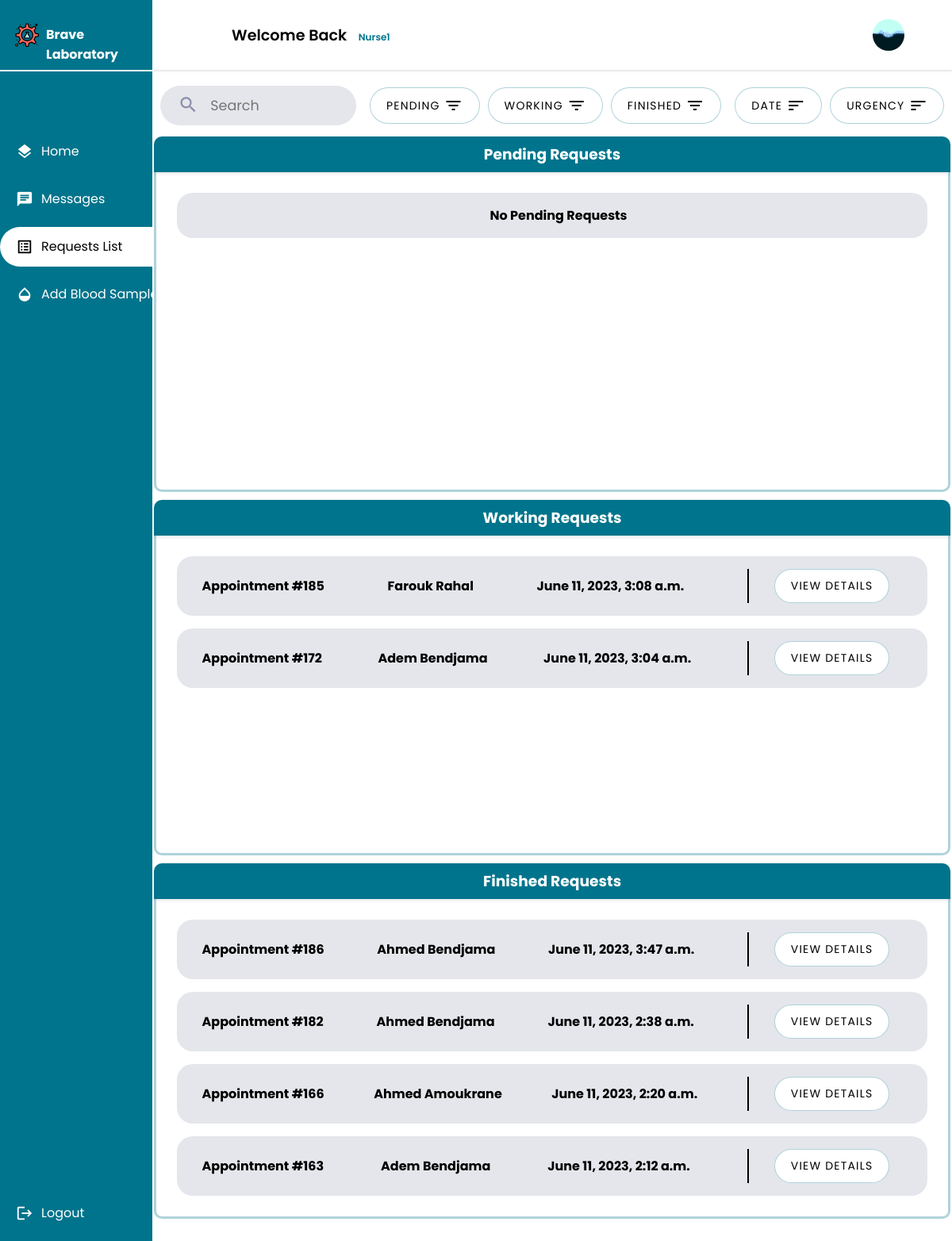
The page /nurse/requests/ (signed in) on the database its author committed.
### nurse/models.py (models this page shows, shortened)
class Nurse(models.Model):
    GENDERS =[
        ('M','Male'),
        ('F','Female')
    ]
    user = models.OneToOneField(User, primary_key = True, on_delete=models.CASCADE)
    phone_number = models.CharField(max_length=10,validators=[phone_regex])
    gender = models.CharField(max_length = 1 ,choices = GENDERS)
    address = models.CharField(max_length=50)
    profile_pic = models.ImageField(default="default.png", upload_to="profile_pics")
    date_of_birth = models.DateField(default='2003-03-08')
    class Meta():
        db_table = 'auth_nurse'

### main_home/models.py (models this page shows, shortened)
class AnalysisRequest(models.Model):
    PENDING = 'pending'
    WORKING_ON = 'working-on'
    FINISHED = 'finished'
    STATUS_CHOICES = [
        (PENDING, 'Pending'),
        (WORKING_ON, 'Working On'),
        (FINISHED, 'Finished'),
    ]
    appointment = models.OneToOneField(Appointment, on_delete=models.CASCADE)
    nurse = models.ForeignKey(Nurse, on_delete=models.CASCADE)
    tests = models.ManyToManyField(Test, blank=True)
    creation_time = models.DateTimeField(auto_now_add=True)
    start_time = models.DateTimeField(null=True, blank=True)
    finish_time = models.DateTimeField(null=True, blank=True)
    accepted = models.BooleanField(default=False)
    finished = models.BooleanField(default=False)
    status =  models.CharField(max_length=45, choices=STATUS_CHOICES, default=PENDING)
    class Meta:
        db_table = 'analysis_request'

class Appointment(models.Model):
    UPCOMING = 'Upcoming'
    TOMORROW = 'Tommorow'
    TODAY = 'Today'
    OVERDUE = 'Overdue'
    STATUS_CHOICES = [
        (UPCOMING, 'Upcoming'),
        (TOMORROW, 'Tommorow'),
        (TODAY, 'Today'),
        (OVERDUE, 'Overdue'),
    ]
    client = models.ForeignKey(Client, on_delete=models.CASCADE)
    tests_requested = models.ManyToManyField(TestOffered, blank=True)
    date = models.DateField(validators=[validate_date_not_past])
    description = models.CharField(max_length=1000,blank=True)
    document = models.ImageField(null=True,blank=True,upload_to='medical_documents')
    total_price = models.DecimalField(max_digits=10, decimal_places=2)
    payment_status = models.BooleanField(default=False)
    arrived = models.BooleanField(default=False)
    cancelled = models.BooleanField(default=False)
    performed = models.BooleanField(default=False)
    urgent = models.BooleanField(default=False)
    class Meta:
        db_table = 'appointment'

### client/models.py (models this page shows, shortened)
class Client(models.Model):
    GENDERS =[
        ('M','Male'),
        ('F','Female')
    ]
    BLOOD_TYPES = [
        ('A+', 'A+'),
        ('A-', 'A-'),
        ('B+', 'B+'),
        ('B-', 'B-'),
        ('AB+', 'AB+'),
        ('AB-', 'AB-'),
        ('O+', 'O+'),
        ('O-', 'O-')
    ]
    user = models.OneToOneField(User, primary_key = True, on_delete=models.CASCADE)
    phone_number = models.CharField(max_length=10,validators=[phone_regex])
    gender = models.CharField(max_length = 1 ,choices = GENDERS)
    address = models.CharField(max_length=50)
    policy = models.BooleanField(default = False)
    profile_pic = models.ImageField(default="default.png", upload_to="profile_pics")
    date_of_birth = models.DateField(default='2003-03-08')
    tests_made = models.PositiveIntegerField(default=0)
    blood_type = models.CharField(max_length=3, choices=BLOOD_TYPES,null=True,blank=True)
    class Meta():
        db_table = 'auth_client'

### nurse/views.py (the view, shortened to what this page needs)
# urls.py: path("requests/",views.request_list,name="auditor_request_list"),
@login_required
@permission_required('nurse.view_nurse', raise_exception=True)
def request_list(request):
    nurse = request.user.nurse
    analysis_requests = AnalysisRequest.objects.select_related('appointment__client').all().filter(nurse=nurse).all().order_by("-creation_time")
    if not (request.GET.get('urgency_sort')) and not (request.GET.get('date_sort')) :
        sort_date = 'True'
        sort_urgency = 'True'
    pending_requests = analysis_requests.filter(status=AnalysisRequest.PENDING)
    working_on_requests = analysis_requests.filter(status=AnalysisRequest.WORKING_ON)
    finished_requests = analysis_requests.filter(status=AnalysisRequest.FINISHED)
    state = request.GET.get('state')
    if state != "all" :
        if state == "pending" :
            context = {
                'pending_requests': pending_requests,
                'sort_urgency':sort_urgency,
                'sort_date':sort_date,
                'state':state,
            }
            return render(request,'nurse/request/request_list.html',context)
        if state == "working" :
            context = {
                'working_on_requests': working_on_requests,
                'sort_urgency':sort_urgency,
                'sort_date':sort_date,
                'state':state,
            }
            return render(request,'nurse/request/request_list.html',context)
        if state == "finished" :
            context = {
                'finished_requests': finished_requests,
                'sort_urgency':sort_urgency,
                'sort_date':sort_date,
                'state':state,
            }
            return render(request,'nurse/request/request_list.html',context)
    state = 'all'
    context = {
        'pending_requests': pending_requests,
        'working_on_requests': working_on_requests,
        'finished_requests': finished_requests,
        'sort_urgency':sort_urgency,
        'sort_date':sort_date,
        'state':state
    }
    return render(request,'nurse/request/request_list.html', context)

### nurse/templates/nurse/request/request_list.html (shortened to what this page needs)
{% extends 'nurse/nurse.html' %}
{% load static %}
{% block css_2 %}
<link rel="stylesheet" href="{% static 'css/list.css' %}">
{% endblock css_2 %}
{% block main %}
<div class="Container">
    <div class="header ">
        <div class="search">
            <form class="search-bar" method="post" >
                <button type="submit" name="search">
                    <span class="material-icons search-icon">
                        </span>
                </button>
                <input class="search-bar-input" id="search" name="search" placeholder="Search" required="" type="text">
            </form>
        </div>
        <div class="header ">
            <div class="nurse">
            <a href="{% url "request_list" %}?state=pending">
                <button class="list-button filter">
                    <span>Pending</span>
                    <span class="material-icons">filter_list</span>
                </button>
            </a>
            <a href="{% url "request_list" %}?state=working">
                    <button class="list-button filter">
                    <span>Working</span>
                    <span class="material-icons">filter_list</span>
                </button>
            </a>
            <a href="{% url "request_list" %}?state=finished">
                    <button class="list-button filter">
                    <span>Finished</span>
                    <span class="material-icons">filter_list</span>
                </button>
            </a>
            </div>
        </div>
        <div class="nurse">
            <a href="{% url "request_list" %}?date={{sort_date}}&urgency={{sort_urgency}}&date_sort=True&state={{state}}">
                <button class="list-button filter">
                    <span>Date</span>
                    <span class="material-icons">sort</span>
                </button>
            </a>
            <a href="{% url "request_list" %}?date={{sort_date}}&urgency={{sort_urgency}}&urgency_sort=True&state={{state}}">
            <button class="list-button filter">
                <span>Urgency</span>
                <span class="material-icons">sort</span>
            </button>
            </a>
        </div>
    </div>
    {% if pending_requests is not None%}
    {% if pending_requests %}
    <div class="userlistcl">
        <div class="infoheadercl">
            <h3>Pending Requests</h3>
        </div>
        <div class="userscontianercl">
        <div class= "scrollcl">
        <ul class="lists">
            {% for request in pending_requests %}
                <li class="app1">
                    <span><strong>Appointment #{{ request.appointment.id }}</strong></span>
                    <span><strong>{{ request.creation_time }}</strong></span>
                    <span><strong>{% if request.appointment.urgent %}Urgent{%else%}Normal {% endif %} </strong></span>
                    <div class="buttons">
                    <button class="list-button"><a class="list-links" href="{% url 'request_detail' request.id %}">View Details</a></button>
                    </div>
                </li>
            {% endfor %}
        </ul>
        </div>
        </div>
        </div>
    {% else %}
    <div class="userlistcl">
        <div class="infoheadercl">
            <h3>Pending Requests</h3>
            </div>
        <div class="userscontianercl">
            <div class= "scrollcl">
                <ul class="lists">
                    <li class="app1">
                        <span><strong>No Pending Requests</strong></span>
                    </li>
                </ul>
            </div>
        </div>
    </div>
    {% endif %}
    {% endif %}
    {% if working_on_requests is not None%}
    {% if working_on_requests %}
    <div class="userlistcl">
        <div class="infoheadercl">
            <h3>Working Requests</h3>
        </div>
        <div class="userscontianercl">
        <div class= "scrollcl">
        <ul class="lists">
            {% for request in working_on_requests %}
                <li class="app1">
                    <span><strong>Appointment #{{ request.appointment.id }}</strong></span>
                    <span><strong>{{ request.appointment.client.user.first_name }}
                        {{ request.appointment.client.user.last_name }}</strong></span>
                    <span><strong>{{ request.creation_time }}</strong></span>
                    <div class="buttons">
                    <button class="list-button"><a class="list-links" href="{% url 'request_detail' request.id %}">View Details</a></button>
                    </div>
                </li>
            {% endfor %}
        </ul>
    </div>
    </div>
    </div>
    {% endif %}
    {% endif %}
    {% if finished_requests is not None%}
    {% if finished_requests %}
    <div class="userlistcl">
        <div class="infoheadercl">
            <h3>Finished Requests</h3>
        </div>
        <div class="userscontianercl">
        <div class= "scrollcl">
        <ul class="lists">
            {% for request in finished_requests %}
                <li class="app1">
                    <span><strong>Appointment #{{ request.appointment.id }}</strong></span>
                    <span><strong>{{ request.appointment.client.user.first_name }}
                        {{ request.appointment.client.user.last_name }}</strong></span>
                    <span><strong>{{ request.creation_time }}</strong></span>
                    <div class="buttons">
                    <button class="list-button"><a class="list-links" href="{% url 'request_detail' request.id %}">View Details</a></button>
                    </div>
                </li>
            {% endfor %}
        </ul>
    </div>
    </div>
    </div>
        {% endif %}
    {% endif %}
</div>
{% endblock main %}

### main_home/templates/main_home/actors_base.html (shortened to what this page needs)
{% extends 'main_home/base.html' %}
{% load static %}
{% block css %}
        <link rel="stylesheet" href="{% static 'css/resources/google_icons.css' %}">
        <link rel="stylesheet" href="{% static 'css/resources/font-awesome.all.min.css' %}">
        <link rel="stylesheet" href="{% static 'css/actors.css' %}" />
{% endblock css %}
{% block content %}
    <div class="container">
        <header>
            <div class="wlc">
                <h1>Welcome Back&nbsp;<span class="smaller-text">{{user.username}}</span></h1>
            </div>
            <div class="Left">
                <ul class="DROPS">
                    {% if user.groups.first.name == 'client' %}
                    {% comment %} <li><a href="#"><span class="material-icons notifications">notifications</span></a></li> {% endcomment %}
                    <li class="profile-header"><a class="profile-pic-container" onclick="showElement()"><img class="profile-pic" alt="profile_pic" src="{{ user.client.profile_pic.url }}"></img><i class="fa-solid fa-chevron-down"></i></a>
                    <ul id="myElement">
                    <a href="{% url 'profile_update' %}" class="drop-down"><li><span class="material-icons">person</span>Profile</li></a>
                    <a href="{% url 'profile_settings' %}" class="drop-down"><li><span class="material-icons">settings</span>Settings</li></a>
                    <a href="{% url 'profile_help' %}" class="drop-down"><li><span class="material-icons">help</span>Help</li></a>
                    <a href="{% url 'profile_contact' %}" class="drop-down"><li><span class="material-icons">call</span>Contact</li></a>
                    {% elif user.groups.first.name == 'nurse' %}
                    <li class="profile-header"><a class="profile-pic-container" onclick="showElement()"><img class="profile-pic" alt="profile_pic" src="{{ user.nurse.profile_pic.url }}"></img><i class="fa-solid fa-chevron-down"></i></a>
                    {% endif %}
                        </li>
                    </ul>
                </div>
        </header>
        <div class="Main">
            {% block main %}{% endblock main %}
        </div>
    </div>
    <div class="nav-header">
        <a class="logo" href="{% url user.groups.first.name %}">
            <img alt='logo' src="{% static 'img/logo.png' %}">
            <span><strong>Brave Laboratory</strong></span>
        </a>
    </div>
    <nav>
        <ul>
            {% block sidebar %}{% endblock sidebar %}
            <li class="end">
                <a href='{% url 'logout' %}'>
                    <span class="material-icons emoji">logout</span>
                    <span class="nav-item">Logout</span>
                </a>
            </li>
        </ul>
    </nav>
{% endblock content %}

### rows shown on the page
AnalysisRequest: appointment.id "185", appointment.client.user.first_name "Farouk", appointment.client.user.last_name "Rahal", creation_time "June 11, 2023, 3:08 a.m."
AnalysisRequest: appointment.id "172", appointment.client.user.first_name "Adem", appointment.client.user.last_name "Bendjama", creation_time "June 11, 2023, 3:04 a.m."
AnalysisRequest: appointment.id "186", appointment.client.user.first_name "Ahmed", appointment.client.user.last_name "Bendjama", creation_time "June 11, 2023, 3:47 a.m."
AnalysisRequest: appointment.id "182", appointment.client.user.first_name "Ahmed", appointment.client.user.last_name "Bendjama", creation_time "June 11, 2023, 2:38 a.m."
AnalysisRequest: appointment.id "166", appointment.client.user.first_name "Ahmed", appointment.client.user.last_name "Amoukrane", creation_time "June 11, 2023, 2:20 a.m."
AnalysisRequest: appointment.id "163", appointment.client.user.first_name "Adem", appointment.client.user.last_name "Bendjama", creation_time "June 11, 2023, 2:12 a.m."

### other values the page prints
{{ user.username }} "Nurse1"
